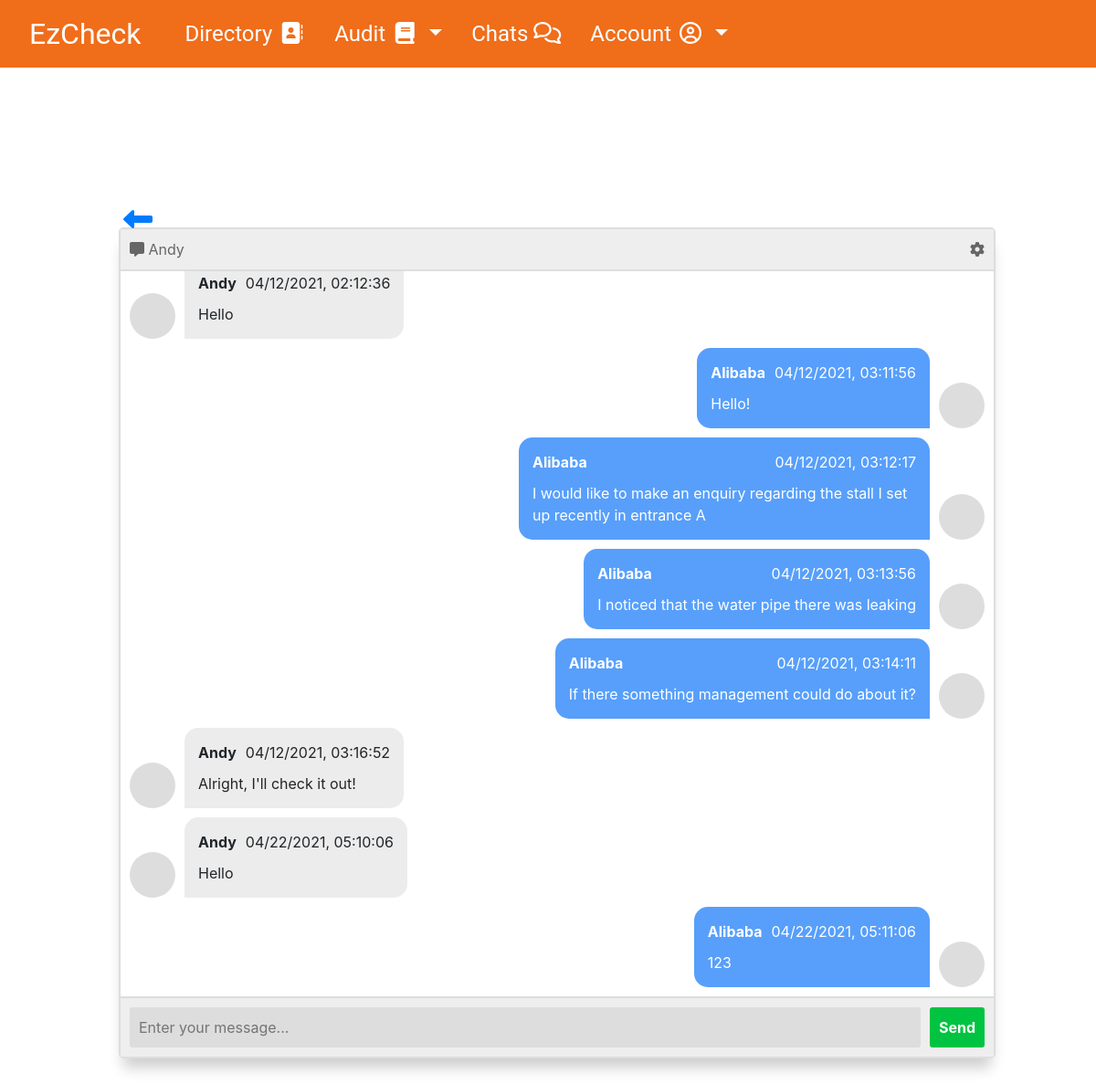
/chat/Andy (signed in), run on the app's committed database.
### app/models.py (models this page shows, shortened)
class User(db.Model):
    id = db.Column(db.Integer, primary_key = True)
    username = db.Column(db.String(64), index = True, unique = True)
    email = db.Column(db.String(120), index = True, unique = True)
    type = db.Column(db.String(20)) #tenant/auditor/admin
    institution = db.Column(db.String(64), index = True)
    messages_sent = db.relationship('Messages', foreign_keys='Messages.sender_id', backref='author', lazy='dynamic')
    messages_received = db.relationship('Messages', foreign_keys='Messages.recipient_id', backref='recipient', lazy='dynamic')
    tenancy = db.Column(db.Integer)
    description = db.Column(db.String(64))
    location = db.Column(db.String(64))

class Messages(db.Model):
    id = db.Column(db.Integer, primary_key=True)
    sender_id = db.Column(db.Integer, db.ForeignKey('user.id'))
    recipient_id = db.Column(db.Integer, db.ForeignKey('user.id'))
    sender_ref = db.relationship("User", foreign_keys = [sender_id])
    recipient_ref = db.relationship("User", foreign_keys = [recipient_id])
    body = db.Column(db.String(140))
    timestamp = db.Column(db.DateTime, index=True, default=datetime.utcnow)

### app/routes.py (the view)
@app.route('/chat/<user>', methods=["POST", "GET"])
def chat(user):
    global currentFriend
    my_id = session["userId"]
    friend = getuserid(user)
    currentFriend = friend
    message = pull_msg(my_id, friend)
    for k in message:
        k["currentUser"] = session["username"]
    return render_template("chat/chat_private.html", chatContent = message, me = session["username"], convoPartner = user )

### app/generalFunctions.py (called while the page is built)
def getuserid(username):
    print(username)
    thisid = User.query.filter(User.username == username).first()
    return thisid.id

def pull_msg(my_id: int, their_id: int):
    query = Messages.query.filter(db.or_(db.and_(Messages.sender_id == my_id, Messages.recipient_id == their_id), db.and_(Messages.sender_id == their_id, Messages.recipient_id == my_id))).order_by(Messages.timestamp)
    convo = []
    for i in query:
        date_time = i.timestamp.strftime("%m/%d/%Y, %H:%M:%S")
        senderName = User.query.get(i.sender_id).username
        msg = {"timestamp":date_time, "senderId": senderName, "content":i.body }
        convo.append(msg)
    return convo

### app/templates/chat/chat_private.html
{% extends "base.html" %}
{% block head %}
{{ super() }}
{% endblock %}
{% block content %}
<div id="userChat">
  <a type="button" id="backtoChat" href="{{ url_for('chat_page') }}"><i class="fas fa-long-arrow-alt-left fa-2x"></i></a>
  <div id="indivChat">
    <section class="msger">
  <header class="msger-header">
    <div class="msger-header-title">
      <i class="fas fa-comment-alt fa-large"></i> {{convoPartner}}
    </div>
    <div class="msger-header-options">
      <span><i class="fas fa-cog"></i></span>
    </div>
  </header>
  <main class="msger-chat">
    <div> {% for v in chatContent %}
    {% if v["senderId"] == v["currentUser"] %}
    <div class="msg right-msg">
      <div class="msg-img" style="background-image: url(https://image.flaticon.com/icons/svg/145/145867.svg)"></div>
      <div class="msg-bubble">
        <div class="msg-info">
          <div class="msg-info-name">{{ v["currentUser"] }}</div>
          <div class="msg-info=timestamp">{{ v["timestamp"] }}</div>
        </div>
        <div class="msg-text">{{ v["content"] }}</div>
      </div>
    </div>
    {% elif v["senderId"] != v["currentUser"] %}
    <div class="msg left-msg">
      <div class="msg-img" style="background-image: url(https://image.flaticon.com/icons/svg/145/145867.svg)"></div>
      <div class="msg-bubble">
        <div class="msg-info">
          <div class="msg-info-name">{{ v["senderId"] }}</div>
          <div class="msg-info=timestamp">{{ v["timestamp"] }}</div>
        </div>
        <div class="msg-text">{{v["content"]}}</div>
      </div>
    </div>
    {% endif %}
    {% endfor %}</div>
  </main>
  <form class="msger-inputarea" action="{{url_for('update_chat')}}" method="POST">
    <input type="text" class="msger-input" placeholder="Enter your message..." name="message">
    <button type="submit" value="submit" class="msger-send-btn">Send</button>
  </form>
</section>
  </div>
</div>
{% endblock %}

### app/static/styles/styles.css (style rules this page uses)
i::before { background:transparent !important; }

### app/static/styles/chat.css (style rules this page uses)
div#userChat { --body-bg: linear-gradient(135deg, #f5f7fa 0%, #c3cfe2 100%); --msger-bg: #fff; --border: 2px solid #ddd; --left-msg-bg: #ececec; --right-msg-bg: #579ffb; height: 100%; width: 100% }
div#indivChat { height: 100%; width: 100%; margin: auto 0; }
.msger { display: flex; flex-flow: column wrap; justify-content: space-between; width: 100%; margin: 25px 10px; height: calc(100% - 50px); border: var(--border); border-radius: 5px; box-shadow: 0 15px 15px -5px rgba(0, 0, 0, 0.2); }
.msger-header { display: flex; justify-content: space-between; padding: 10px; border-bottom: var(--border); background: #eee; color: #666; }
.msger-chat { flex: 1; overflow-y: auto; padding: 10px; flex-direction: column-reverse; display: flex ; }
.msg { display: flex; align-items: flex-end; margin-bottom: 10px; }
.msg:last-of-type { margin: 0; }
.msg-img { width: 50px; height: 50px; margin-right: 10px; background: #ddd; background-repeat: no-repeat; background-position: center; background-size: cover; border-radius: 50%; }
.msg-bubble { max-width: 450px; padding: 15px; border-radius: 15px; background: var(--left-msg-bg); }
.msg-info { display: flex; justify-content: space-between; align-items: center; margin-bottom: 10px; }
.msg-info-name { margin-right: 10px; font-weight: bold; }
.left-msg .msg-bubble { border-bottom-left-radius: 0; }
.right-msg { flex-direction: row-reverse; }
.right-msg .msg-bubble { background: var(--right-msg-bg); color: #fff; border-bottom-right-radius: 0; }
.right-msg .msg-img { margin: 0 0 0 10px; }
.msger-inputarea { display: flex; padding: 10px; border-top: var(--border); background: #eee; }
.msger-inputarea * { padding: 10px; border: none; border-radius: 3px; font-size: 1em; }
.msger-input { flex: 1; background: #ddd; }
.msger-send-btn { margin-left: 10px; background: rgb(0, 196, 65); color: #fff; font-weight: bold; cursor: pointer; transition: background 0.23s; }
a#backtoChat { position: fixed; left:15px; top:0; }
div.msg-text { text-align: left; }

### app/static/styles/audit_additional_info.css (style rules this page uses)
body { padding: 0; margin: 0; font-family: Roboto; font-weight: normal; width: 100%; height: 100vh; }

### data on the page
User: username "Andy", senderId "Andy" "Andy" "Andy"
Messages: content "Hello"
Messages: content "Hello!"
Messages: content "I would like to make an enquiry regarding the stall I set up recently in entrance A"
Messages: content "I noticed that the water pipe there was leaking"
Messages: content "If there something management could do about it?"
Messages: content "Alright, I'll check it out!"
Messages: content "Hello"
Messages: content "123"

### other printed values
{{ v["timestamp"] }} "04/12/2021, 02:12:36" "04/12/2021, 03:16:52" "04/22/2021, 05:10:06"
{{ v["currentUser"] }} "Alibaba" "Alibaba" "Alibaba" "Alibaba" "Alibaba"
{{ v["timestamp"] }} "04/12/2021, 03:11:56" "04/12/2021, 03:12:17" "04/12/2021, 03:13:56" "04/12/2021, 03:14:11" "04/22/2021, 05:11:06"
